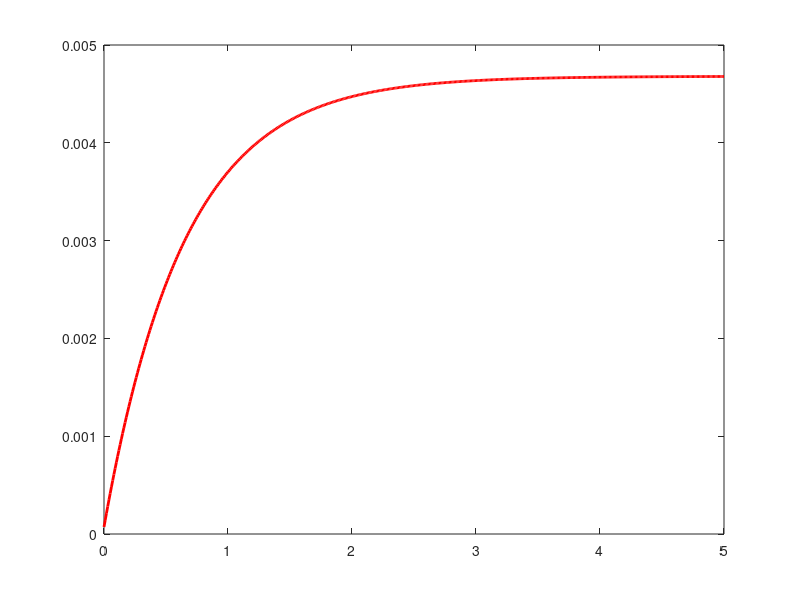

MATLAB code to generate this figure: (Note: this script raises an error after producing the figure.)
% Generated file by Simulation

% Cleanup

clc; clear all; close all;

% Predefined constants
sim_start = 0.0;
sim_end = 5.0;
sim_dt = 0.01;

% Time variable
sim_time = sim_start;

% Init container values
Q.value = 0.0; % constant

% Init parameter and flow values
R.value = 1250.0; % constant
UB.value = 9.0; % constant
C.value = 5.2E-4; % constant
UC.value = Q.value/C.value;
UR.value = UB.value-UC.value;

% Open output files
Q.fp = fopen('Q_data.txt', 'w');
R.fp = fopen('R_data.txt', 'w');
UR.fp = fopen('UR_data.txt', 'w');
UB.fp = fopen('UB_data.txt', 'w');
UC.fp = fopen('UC_data.txt', 'w');
C.fp = fopen('C_data.txt', 'w');

sim_count = ceil(sim_end / sim_dt) - ceil(sim_start / sim_dt);

% Debug only!
x = zeros(1, sim_count);

for i = 1 : sim_count + 1
	sim_time = sim_time + sim_dt;

	% Flow calculations
	I.value=UR.value/R.value;

	% Container calculations
	Q.value = Q.value + I.value * sim_dt;

	% Parameter calculations
	UC.value=Q.value/C.value;
	UR.value=UB.value-UC.value;

	% Save calculations
	x(i)=Q.value;
	fprintf(Q.fp, '%e\n', Q.value);
	fprintf(R.fp, '%e\n', R.value);
	fprintf(UR.fp, '%e\n', UR.value);
	fprintf(UB.fp, '%e\n', UB.value);
	fprintf(UC.fp, '%e\n', UC.value);
	fprintf(C.fp, '%e\n', C.value);
end
% Close output files
fclose(Q.fp);
fclose(R.fp);
fclose(UR.fp);
fclose(UB.fp);
fclose(UC.fp);
fclose(C.fp);
% Debug only!
t = sim_start:sim_dt:sim_end;
plot(t,x,'r','LineWidth',2);
legend('dt=0.01',2);
title('Euler');
